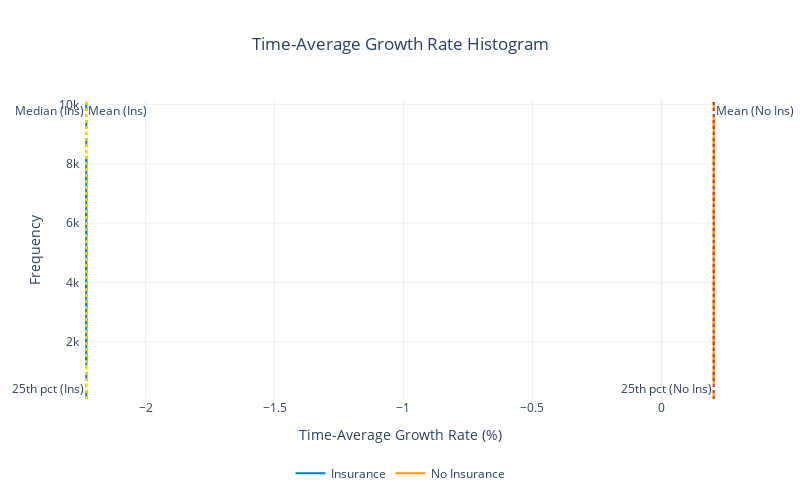

The code cell stored with this chart in its notebook:
### Code cell
import plotly.graph_objects as go
from plotly.subplots import make_subplots
from ergodic_insurance.visualization.core import WSJ_COLORS
import numpy as np

# Print results
print(f"\nRuin Probabilities by Time Horizon:")
for yr, prob in results.ruin_probability.items():
    print(f"  {yr} years: {prob*100:.2f}%")

print(f"\nConvergence achieved: {'Yes' if results.convergence else 'No'}")

# --------------------------------------
# Time-Average Growth Rate Histogram (1,1)
# --------------------------------------
fig = go.Figure()

# Growth rates with insurance
growth_rates = np.asarray(results.growth_rates, dtype=float)
growth_rates = growth_rates[np.isfinite(growth_rates)]

# Growth rates without insurance
growth_rates_no_ins = np.asarray(results_no_ins.growth_rates, dtype=float)
growth_rates_no_ins = growth_rates_no_ins[np.isfinite(growth_rates_no_ins)]

if growth_rates.size:
    growth_pct = growth_rates * 100.0
    mean_growth = np.nanmean(growth_pct)
    median_growth = np.nanmedian(growth_pct)
    p5, p25, p95 = np.nanpercentile(growth_pct, [5, 25, 95])
    print(f"Growth Rate Summary With Insurance (%): Mean={mean_growth:.2f}, Median={median_growth:.2f}, 25th={p25:.2f}, 5th={p5:.2f}")

    growth_pct_no_ins = growth_rates_no_ins * 100.0
    mean_growth_no_ins = np.nanmean(growth_pct_no_ins)
    median_growth_no_ins = np.nanmedian(growth_pct_no_ins)
    p5_no_ins, p25_no_ins, p95_no_ins = np.nanpercentile(growth_pct_no_ins, [5, 25, 95])
    print(f"Growth Rate Summary Without Insurance (%): Mean={mean_growth_no_ins:.2f}, Median={median_growth_no_ins:.2f}, 25th={p25_no_ins:.2f}, 5th={p5_no_ins:.2f}")

    # Plot Growth Rate With Insurance
    # Kernel Density Estimate (Gaussian) instead of histogram
    xs = np.linspace(growth_pct.min(), growth_pct.max(), 400)
    n = growth_pct.size
    std = np.std(growth_pct, ddof=1)
    if std == 0 or n < 2:
        # Fallback: flat line at 0
        density = np.zeros_like(xs)
    else:
        bw = 1.06 * std * n ** (-1/5)  # Silverman's rule
        inv_norm = 1.0 / (bw * np.sqrt(2 * np.pi))
        diffs = (xs[:, None] - growth_pct[None, :]) / bw
        density = inv_norm * np.exp(-0.5 * diffs**2).mean(axis=1)

    fig.add_trace(
        go.Scatter(
            x=xs,
            y=density,
            mode='lines',
            name='Insurance',
            line=dict(color=WSJ_COLORS.get('blue', '#1f77b4'), width=2)
        )
    )

    # Plot Growth Rate Without Insurance
    # Kernel Density Estimate (Gaussian) instead of histogram
    xs_no_ins = np.linspace(growth_pct_no_ins.min(), growth_pct_no_ins.max(), 400)
    n_no_ins = growth_pct_no_ins.size
    std_no_ins = np.std(growth_pct_no_ins, ddof=1)
    if std_no_ins == 0 or n_no_ins < 2:
        # Fallback: flat line at 0
        density = np.zeros_like(xs_no_ins)
    else:
        bw = 1.06 * std_no_ins * n_no_ins ** (-1/5)  # Silverman's rule
        inv_norm_no_ins = 1.0 / (bw * np.sqrt(2 * np.pi))
        diffs_no_ins = (xs_no_ins[:, None] - growth_pct_no_ins[None, :]) / bw
        density_no_ins = inv_norm_no_ins * np.exp(-0.5 * diffs_no_ins**2).mean(axis=1)

    fig.add_trace(
        go.Scatter(
            x=xs_no_ins,
            y=density_no_ins,
            mode='lines',
            name='No Insurance',
            line=dict(color=WSJ_COLORS.get('orange', '#ff7f0e'), width=2)
        )
    )
    # Set x-axis to central 99.5% of both distributions (trim 0.25% each tail)
    try:
        lower_q, upper_q = .5, 99.5
        lo_ins, hi_ins = np.nanpercentile(growth_pct, [lower_q, upper_q])
        lo_no_ins, hi_no_ins = np.nanpercentile(growth_pct_no_ins, [lower_q, upper_q])
        x_min = min(lo_ins, lo_no_ins)
        x_max = max(hi_ins, hi_no_ins)
        pad = 0.01 * (x_max - x_min) if x_max > x_min else 0.0
        fig.update_xaxes(range=[x_min - pad, x_max + pad])
    except Exception as e:
        print(f"Could not apply 99.5% central x-range: {e}")

    # Adjust y-axis label to reflect density
    fig.update_yaxes(title_text="Density")

    # Add vertical lines for mean and median
    fig.add_vline(x=mean_growth, 
                line_dash='dash', 
                line_color=WSJ_COLORS.get('blue', '#1f77b4'), 
                annotation_text='Mean (Ins)', 
                annotation_position='top right', 
                row=1, col=1)
    fig.add_vline(x=median_growth, 
                line_dash='dot', 
                line_color=WSJ_COLORS.get('green', '#2ca02c'), 
                annotation_text='Median (Ins)', 
                annotation_position='top left', 
                row=1, col=1)
    fig.add_vline(x=p25, 
                line_dash='dot', 
                line_color=WSJ_COLORS.get('yellow', '#d62728'), 
                annotation_text='25th pct (Ins)', 
                annotation_position='bottom left', 
                row=1, col=1)
    fig.add_vline(x=mean_growth_no_ins, 
                line_dash='dash', 
                line_color=WSJ_COLORS.get('orange', '#ff7f0e'), 
                annotation_text='Mean (No Ins)', 
                annotation_position='top right', 
                row=1, col=1)
    fig.add_vline(x=p25_no_ins, 
                line_dash='dot', 
                line_color=WSJ_COLORS.get('red', '#d62728'),
                annotation_text='25th pct (No Ins)', 
                annotation_position='bottom left', 
                row=1, col=1)
else:
    print("No valid growth rate values to plot.")

# Update layout
fig.update_layout(
    title={
        "text": "Time-Average Growth Rate Histogram",
        "x": 0.5,
        "xanchor": "center"
    },
    template='plotly_white',
    showlegend=True,
    legend=dict(
        orientation='h',
        x=0.5,
        xanchor='center',
        y=-0.2,
        yanchor='top'
    ),
    width=800,
    height=500
)


# Axes titles
fig.update_xaxes(title_text="Time-Average Growth Rate (%)")
fig.update_yaxes(title_text="Frequency")

fig.show()

### Figure 1 — Plotly figure (JSON) as saved in the notebook; plotly's stock layout.template omitted (floating-point values rounded to 4 significant figures; data arrays with more than 128 entries replaced by an {"elided": "..."} marker saying what was removed)
{"data": [{"line": {"color": "#0080C7", "width": 2}, "mode": "lines", "name": "Insurance", "type": "scatter", "x": {"elided": "400 float values"}, "y": {"elided": "400 float values"}}, {"line": {"color": "#FF9800", "width": 2}, "mode": "lines", "name": "No Insurance", "type": "scatter", "x": {"elided": "400 float values"}, "y": {"elided": "400 float values"}}], "layout": {"annotations": [{"showarrow": false, "text": "Mean (Ins)", "x": -2.229, "xanchor": "left", "xref": "x", "y": 1, "yanchor": "top", "yref": "y domain"}, {"showarrow": false, "text": "Median (Ins)", "x": -2.229, "xanchor": "right", "xref": "x", "y": 1, "yanchor": "top", "yref": "y domain"}, {"showarrow": false, "text": "25th pct (Ins)", "x": -2.23, "xanchor": "right", "xref": "x", "y": 0, "yanchor": "bottom", "yref": "y domain"}, {"showarrow": false, "text": "Mean (No Ins)", "x": 0.2024, "xanchor": "left", "xref": "x", "y": 1, "yanchor": "top", "yref": "y domain"}, {"showarrow": false, "text": "25th pct (No Ins)", "x": 0.2024, "xanchor": "right", "xref": "x", "y": 0, "yanchor": "bottom", "yref": "y domain"}], "height": 500, "legend": {"orientation": "h", "x": 0.5, "xanchor": "center", "y": -0.2, "yanchor": "top"}, "shapes": [{"line": {"color": "#0080C7", "dash": "dash"}, "type": "line", "x0": -2.229, "x1": -2.229, "xref": "x", "y0": 0, "y1": 1, "yref": "y domain"}, {"line": {"color": "#4CAF50", "dash": "dot"}, "type": "line", "x0": -2.229, "x1": -2.229, "xref": "x", "y0": 0, "y1": 1, "yref": "y domain"}, {"line": {"color": "#FFD700", "dash": "dot"}, "type": "line", "x0": -2.23, "x1": -2.23, "xref": "x", "y0": 0, "y1": 1, "yref": "y domain"}, {"line": {"color": "#FF9800", "dash": "dash"}, "type": "line", "x0": 0.2024, "x1": 0.2024, "xref": "x", "y0": 0, "y1": 1, "yref": "y domain"}, {"line": {"color": "#D32F2F", "dash": "dot"}, "type": "line", "x0": 0.2024, "x1": 0.2024, "xref": "x", "y0": 0, "y1": 1, "yref": "y domain"}], "showlegend": true, "title": {"text": "Time-Average Growth Rate Histogram", "x": 0.5, "xanchor": "center"}, "width": 800, "xaxis": {"range": [-2.254, 0.2268], "title": {"text": "Time-Average Growth Rate (%)"}}, "yaxis": {"title": {"text": "Frequency"}}}}
